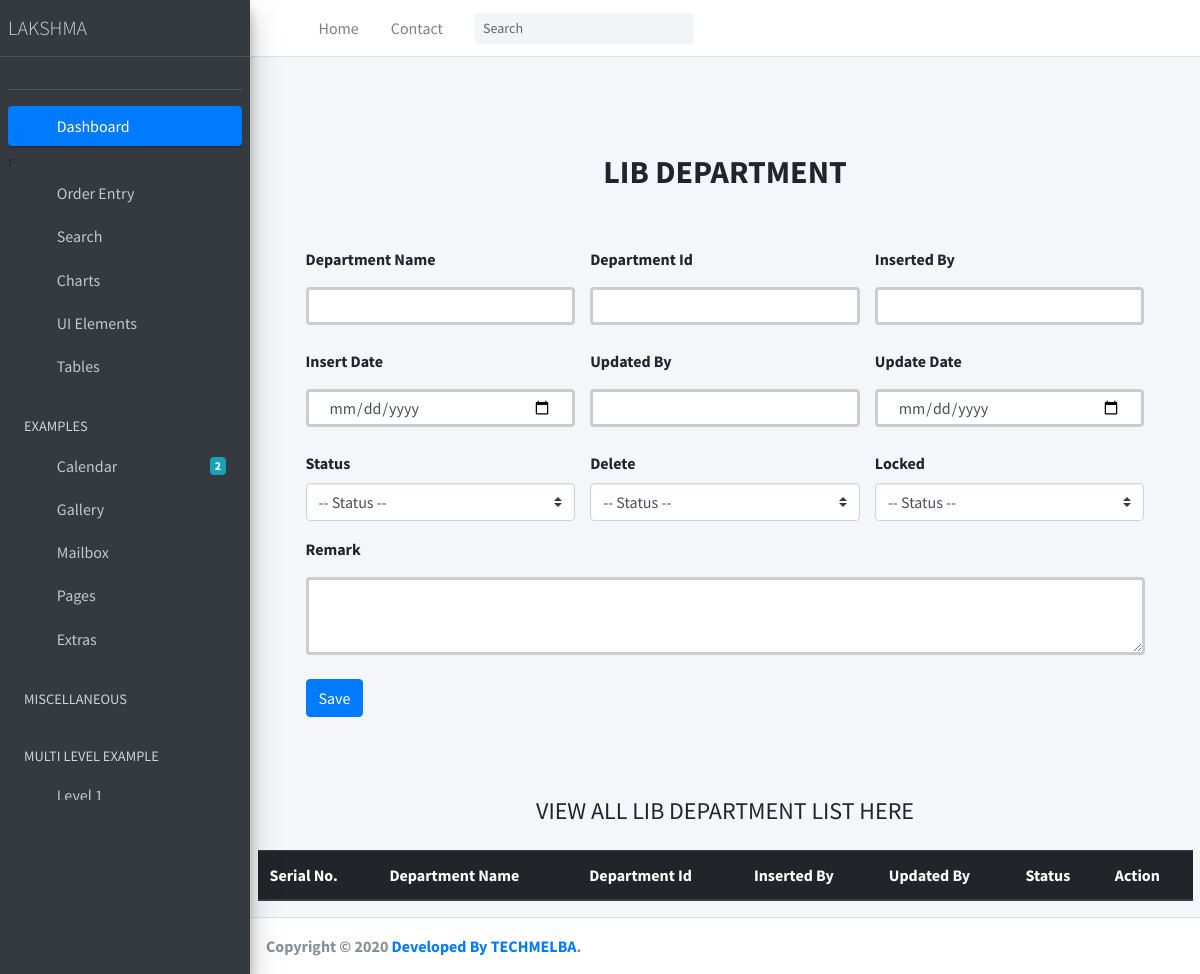
Page /lib_department/ on the earlier database version.
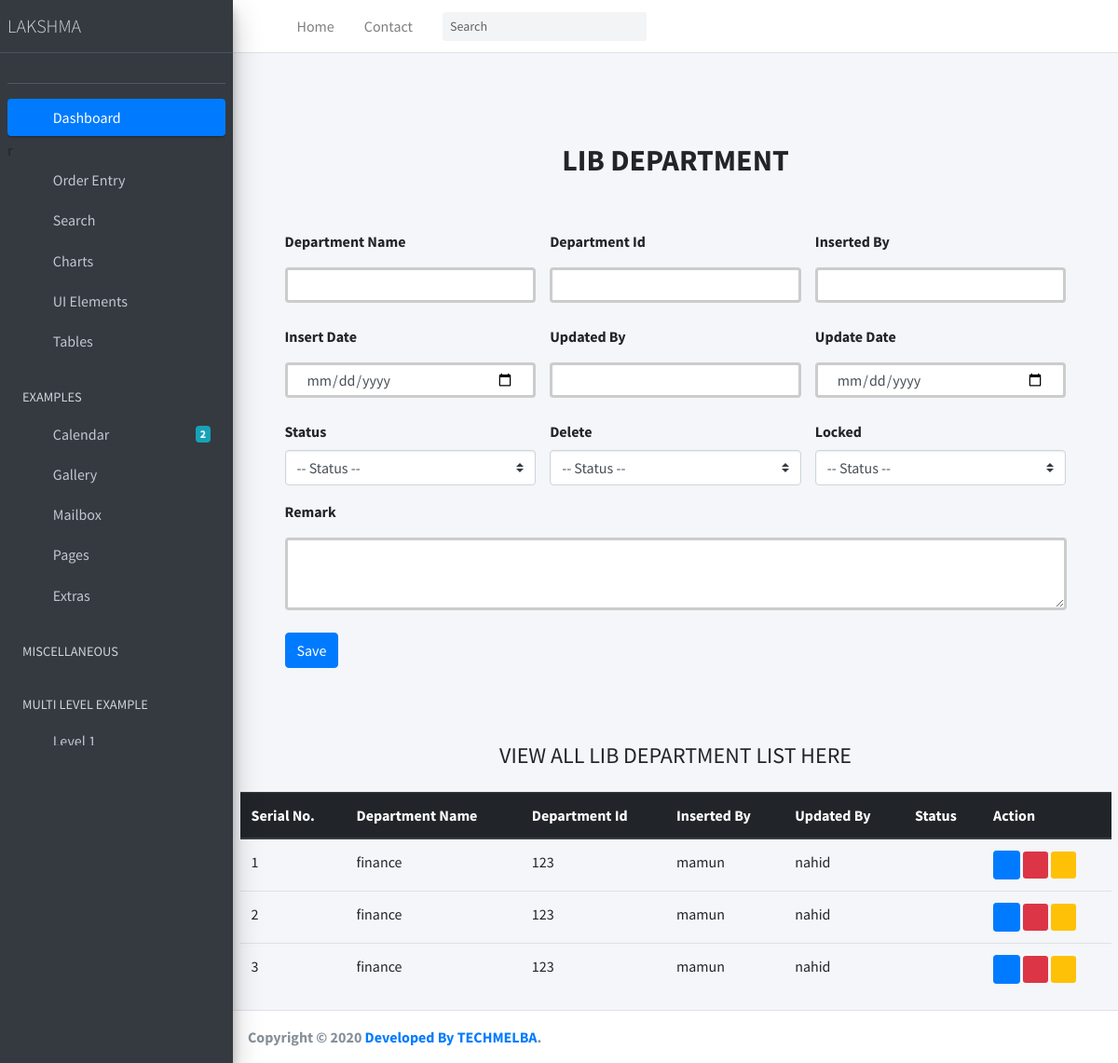
Same page on the later database version.
### Lakshma_ERP_App/models.py (models this page shows, shortened)
class LibDepartment(models.Model):
    STATUS = (
        ('Yes', 'Yes'),
        ('No', 'No'),
    )
    department_name = models.CharField(max_length=200, null=True)
    department_id = models.CharField(max_length=20, default=0)
    remark = models.TextField(null=True)
    inserted_by = models.CharField(max_length=120, null=True)
    insert_date = models.DateTimeField(default=now)
    updated_by = models.CharField(max_length=120, null=True)
    update_date = models.DateTimeField(default=now)
    status_active = models.CharField(max_length=20, choices=STATUS, default=0, null=True)
    is_deleted = models.CharField(max_length=20, choices=STATUS, default=1, null=True)
    is_locked = models.CharField(max_length=20, choices=STATUS, default=1, null=True)

### Lakshma_ERP_App/views.py (the view, shortened to what this page needs)
# urls.py: path('lib_department/', LibDepartmentInfo.as_view(), name='LibDepartmentInfo'),
class LibDepartmentInfo(View):
    def get(self, request):
        department = LibDepartment.objects.all()
        context = {
            'department':department
        }
        return render(request, 'Order_Entry/lib_department.html', context)

### templates/Order_Entry/lib_department.html (shortened to what the changed rows need)
{% extends 'index.html' %}
{% block body %}
<div class="container p-5 bg-color">
    <div class="py-5 text-center">
      <h2 class="text-uppercase font-weight-bold">LIB DEPARTMENT</h2>
    </div>
    </div>
    <div class="container mt-4">
      <div class="table-responsive">
      <table class="table table-hover">
        <thead class="thead-dark">
          <tr>
            <th scope="col">Serial No.</th>
            <th scope="col">Department Name</th>
            <th scope="col">Department Id</th>
            <th scope="col">Inserted By</th>
            <th scope="col">Updated By</th>
            <th scope="col">Status</th>
            <th scope="col">Action</th>
          </tr>
        </thead>
        <tbody>
          {% for i in department  %}
          <tr>
            <td>{{i.id}}</td>
            <td>{{i.department_name}}</td>
            <td>{{i.department_id}}</td>
            <td>{{i.inserted_by}}</td>
            <td>{{i.updated_by}}</td>
            <td>{{i.status_active}}</td>
            <td>
             <a href="/viewcompanyInfo/{{i.id}}"><i class="fas fa-eye btn btn-primary btn-sm" ></i></a>
             <a href="/editcompanyInfo/{{i.id}}"><i class="fas fa-pencil-alt btn-danger btn-sm"></i></a>
             <a href="/delete_company/{{i.id}}"><i class="far fa-trash-alt btn-warning btn-sm"></i></a>
            </td>
          </tr>
          {% endfor %}
        </tbody>
      </table>
      </div>
    </div>
{%endblock body%}

Differences in the rows shown:
added LibDepartment: id "1", department_name "finance", department_id "123", inserted_by "mamun", updated_by "nahid"
added LibDepartment: id "2", department_name "finance", department_id "123", inserted_by "mamun", updated_by "nahid"
added LibDepartment: id "3", department_name "finance", department_id "123", inserted_by "mamun", updated_by "nahid"
